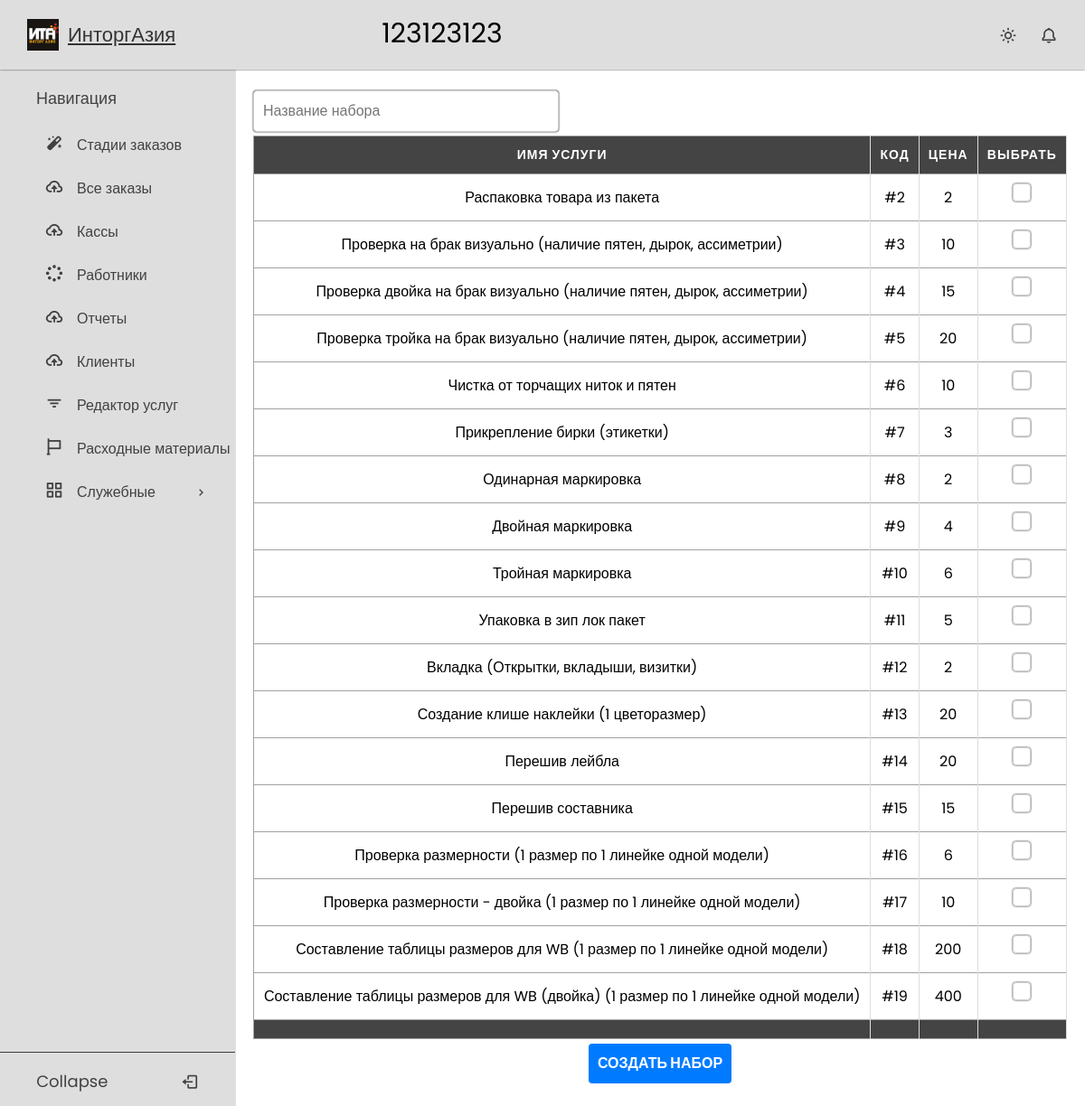
Screenshot of /set_of_service/create/1/ (signed in) with the database file from the repository.
### crm_app/models.py (models this page shows, shortened)
class Service(models.Model):
    type = models.ForeignKey(ServiceType, on_delete=models.DO_NOTHING, blank=True, null=True, related_name='services')
    name = models.CharField(max_length=124)
    before_defective = models.BooleanField(default=False)
    discount = models.BooleanField(default=True)
    price = models.IntegerField()
    cost_price = models.DecimalField(max_digits=5, decimal_places=2)
    single = models.BooleanField(default=False)
    acceptance = models.BooleanField(default=False)
    class Meta:
        ordering = ['type']

### crm_warehouse/views.py (the view, shortened to what this page needs)
# urls.py: path('set_of_service/create/<int:pk>/', SetOfServiceCreateView.as_view(), name='set_of_service_create'),
class SetOfServiceCreateView(LockedView, View):
    def get(self, request, pk):
        services = Service.objects.filter(single=False, acceptance=False)
        services_before = services.filter(before_defective=True)
        services_after = services.filter(before_defective=False)
        sets = SetOfServices.objects.filter(order_id=pk)
        context = {
            'order_id': pk,
            'services_before': services_before,
            'services_after': services_after,
            'sets': sets,
        }
        return render(request, 'stages/sets_of_services/set_of_srvices.html', context)

### users/permissions.py (called while the page is built)
    def test_func(self):
        return self.request.user.user_type == UserType.WORKER

### templates/stages/sets_of_services/set_of_srvices.html (shortened to what this page needs)
{% extends 'templates/base.html' %}
{% load static %}
{% block css %}
    <link rel="stylesheet" href="{% static 'css/tables.css' %}">
{% endblock %}
{% block content %}
<form id="service-form" method="post" action="{% url 'set_of_service_create' order_id %}">
    <label>
        <input type="text" name="name" placeholder="Название набора" required>
    </label>
    <table>
    <thead>
      <tr>
        <th>Имя услуги</th>
        <th>Код</th>
        <th>Цена</th>
        <th>Выбрать</th>
      </tr>
    </thead>
    <tbody>
      {% for service in services_before %}
      <tr>
        <td>{{ service.name }}</td>
        <td>#{{ service.id }}</td>
        <td>{{ service.price }}</td>
        <td>
          <label>
            <input type="checkbox" name="services" value="{{ service.id }}">
          </label>
        </td>
      </tr>
      {% endfor %}
      <tr>
        <th></th>
        <th></th>
        <th></th>
        <th></th>
      </tr>
    </tbody>
  </table>
<div class="next_stage">
      <button type="submit">Создать набор</button>
    </div>
</form>
{% endblock %}

### static/css/null.css (style rules this page uses)
*, *::before, *::after { box-sizing: border-box; }
body, h1, h2, h3, h4, p, ul[class], ol[class], li, figure, figcaption, blockquote, dl, dd { list-style-type: none; margin: 0; }
body { min-height: 100vh; scroll-behavior: smooth; text-rendering: optimizeSpeed; line-height: 1.5; }
input, button, textarea, select { font: inherit; }

### static/css/sidebar.css (style rules this page uses)
* { margin: 0; padding: 0; box-sizing: border-box; font-family: "Poppins", sans-serif; }
:root { --white-color: #dedede; --blue-color: #1655ff; --grey-color: #424141; --grey-color-light: rgba(0, 0, 0, 0.73); }
body { background-color: #ffffff; transition: all 0.5s ease; }

### static/css/style.css (style rules this page uses)
input[type="text"], input[type="password"], select, input[type="email"] { margin-bottom: 4px; padding: 10px; border: 1px solid #ccc; border-radius: 4px; font-size: 16px; color: #111; box-shadow: 0 0 2px black; }
input[type="checkbox"] { margin-bottom: 4px; -webkit-appearance: none; -moz-appearance: none; appearance: none; width: 20px; height: 20px; border: 1px solid #ccc; border-radius: 4px; outline: none; transition: border-color 0.3s ease; cursor: pointer; box-shadow:0 0 2px black; }
button { margin-bottom: 6px; padding: 4px 20px; background-color: #007bff; color: #fff; border: none; border-radius: 4px; font-size: 16px; font-weight: bold; text-transform: uppercase; transition: background-color 0.3s ease; cursor: pointer; }
.next_stage { align-items: center; }
.next_stage button { display: block; padding: 10px 10px; margin: 5px auto; }

### static/css/tables.css (style rules this page uses)
table { border: 1px solid #ccc; width: 100%; margin:0; padding:0; border-collapse: collapse; border-spacing: 0; }
table tr { border: 1px solid #a1a1a1; padding: 5px; }
table th, table td { padding: 10px; text-align: center; border-right: 1px solid #ddd; }
table th { color: #fff; background-color: #444; text-transform: uppercase; font-size: 14px; letter-spacing: 1px; }

### rows the page displays
Service: name "Распаковка товара из пакета", id "2", price "2"
Service: name "Проверка на брак визуально (наличие пятен, дырок, ассиметрии)", id "3", price "10"
Service: name "Проверка двойка на брак визуально (наличие пятен, дырок, ассиметрии)", id "4", price "15"
Service: name "Проверка тройка на брак визуально (наличие пятен, дырок, ассиметрии)", id "5", price "20"
Service: name "Чистка от торчащих ниток и пятен", id "6", price "10"
Service: name "Прикрепление бирки (этикетки)", id "7", price "3"
Service: name "Одинарная маркировка", id "8", price "2"
Service: name "Двойная маркировка", id "9", price "4"
Service: name "Тройная маркировка", id "10", price "6"
Service: name "Упаковка в зип лок пакет", id "11", price "5"
Service: name "Вкладка (Открытки, вкладыши, визитки)", id "12", price "2"
Service: name "Создание клише наклейки (1 цветоразмер)", id "13", price "20"
Service: name "Перешив лейбла", id "14", price "20"
Service: name "Перешив составника", id "15", price "15"
Service: name "Проверка размерности (1 размер по 1 линейке одной модели)", id "16", price "6"
Service: name "Проверка размерности - двойка (1 размер по 1 линейке одной модели)", id "17", price "10"
Service: name "Составление таблицы размеров для WB (1 размер по 1 линейке одной модели)", id "18", price "200"
Service: name "Составление таблицы размеров для WB (двойка) (1 размер по 1 линейке одной модели)", id "19", price "400"
